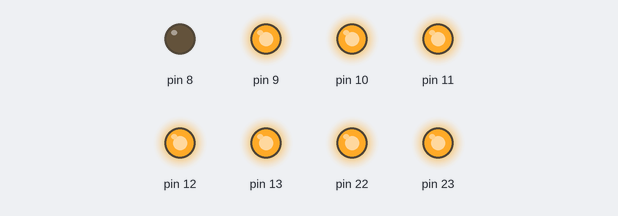
The sketch below on a simulated Arduino Uno, built with avr-gcc and run on an emulated ATmega328P. Parts: output pins drawn as LEDs (lit = HIGH).

Above: at 0.1 s.
Timing chart, 0 to 1.6 s (numbered marks = the images above):
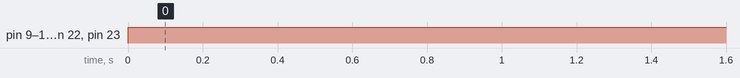

Measured:
- by itself, pin 9–13, pin 22, pin 23: LOW → HIGH at 0.00 s

The sketch:

sketch.ino
```cpp
void setup() {
  // put your setup code here, to run once:
  volatile char *ddrA = (char*)0x21;
  volatile char *ddrB = (char*)0x24;
  *ddrA = 0xFF; *ddrB = 0xFF;
}

void loop() {
  // put your main code here, to run repeatedly:
  volatile char *outA = (char*)0x22;
  volatile char *outB = (char*)0x25;
  *outA = 0x01;
  *outB = 0xFE;
}
```
